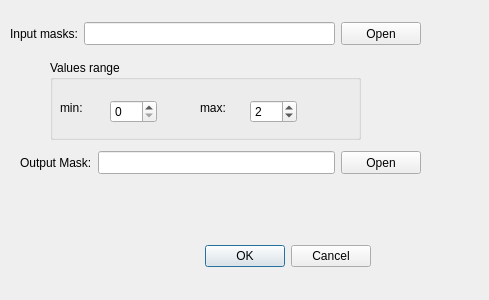
<?xml version="1.0" encoding="UTF-8"?>
<ui version="4.0">
 <class>Dialog_vote_multimodels</class>
 <widget class="QDialog" name="Dialog_vote_multimodels">
  <property name="geometry">
   <rect>
    <x>0</x>
    <y>0</y>
    <width>489</width>
    <height>300</height>
   </rect>
  </property>
  <property name="windowTitle">
   <string>Dialog</string>
  </property>
  <widget class="QDialogButtonBox" name="buttonBox">
   <property name="geometry">
    <rect>
     <x>30</x>
     <y>240</y>
     <width>341</width>
     <height>32</height>
    </rect>
   </property>
   <property name="orientation">
    <enum>Qt::Horizontal</enum>
   </property>
   <property name="standardButtons">
    <set>QDialogButtonBox::Cancel|QDialogButtonBox::Ok</set>
   </property>
  </widget>
  <widget class="QWidget" name="layoutWidget">
   <property name="geometry">
    <rect>
     <x>20</x>
     <y>150</y>
     <width>401</width>
     <height>25</height>
    </rect>
   </property>
   <layout class="QHBoxLayout" name="horizontalLayout">
    <item>
     <widget class="QLabel" name="label_7">
      <property name="minimumSize">
       <size>
        <width>55</width>
        <height>23</height>
       </size>
      </property>
      <property name="text">
       <string>Output Mask:</string>
      </property>
     </widget>
    </item>
    <item>
     <widget class="QLineEdit" name="lineEdit_mask">
      <property name="minimumSize">
       <size>
        <width>201</width>
        <height>23</height>
       </size>
      </property>
     </widget>
    </item>
    <item>
     <widget class="QPushButton" name="pushButton_mask">
      <property name="minimumSize">
       <size>
        <width>0</width>
        <height>23</height>
       </size>
      </property>
      <property name="text">
       <string>Open</string>
      </property>
     </widget>
    </item>
   </layout>
  </widget>
  <widget class="QWidget" name="layoutWidget_3">
   <property name="geometry">
    <rect>
     <x>10</x>
     <y>20</y>
     <width>411</width>
     <height>27</height>
    </rect>
   </property>
   <layout class="QHBoxLayout" name="horizontalLayout_8">
    <item>
     <widget class="QLabel" name="label_6">
      <property name="minimumSize">
       <size>
        <width>55</width>
        <height>23</height>
       </size>
      </property>
      <property name="text">
       <string>Input masks:</string>
      </property>
     </widget>
    </item>
    <item>
     <widget class="QLineEdit" name="lineEdit_inputs">
      <property name="minimumSize">
       <size>
        <width>201</width>
        <height>23</height>
       </size>
      </property>
     </widget>
    </item>
    <item>
     <widget class="QPushButton" name="pushButton_inputs">
      <property name="minimumSize">
       <size>
        <width>0</width>
        <height>23</height>
       </size>
      </property>
      <property name="text">
       <string>Open</string>
      </property>
     </widget>
    </item>
   </layout>
  </widget>
  <widget class="QGroupBox" name="groupBox">
   <property name="geometry">
    <rect>
     <x>50</x>
     <y>60</y>
     <width>311</width>
     <height>80</height>
    </rect>
   </property>
   <property name="title">
    <string>Values range</string>
   </property>
   <widget class="QSpinBox" name="spinBox_max">
    <property name="geometry">
     <rect>
      <x>200</x>
      <y>40</y>
      <width>47</width>
      <height>23</height>
     </rect>
    </property>
    <property name="minimum">
     <number>1</number>
    </property>
    <property name="value">
     <number>2</number>
    </property>
   </widget>
   <widget class="QLabel" name="label">
    <property name="geometry">
     <rect>
      <x>10</x>
      <y>40</y>
      <width>41</width>
      <height>16</height>
     </rect>
    </property>
    <property name="text">
     <string>min:</string>
    </property>
   </widget>
   <widget class="QLabel" name="label_2">
    <property name="geometry">
     <rect>
      <x>150</x>
      <y>40</y>
      <width>41</width>
      <height>16</height>
     </rect>
    </property>
    <property name="text">
     <string>max:</string>
    </property>
   </widget>
   <widget class="QSpinBox" name="spinBox_min">
    <property name="geometry">
     <rect>
      <x>60</x>
      <y>40</y>
      <width>47</width>
      <height>23</height>
     </rect>
    </property>
   </widget>
  </widget>
 </widget>
 <resources/>
 <connections>
  <connection>
   <sender>buttonBox</sender>
   <signal>accepted()</signal>
   <receiver>Dialog_vote_multimodels</receiver>
   <slot>accept()</slot>
   <hints>
    <hint type="sourcelabel">
     <x>248</x>
     <y>254</y>
    </hint>
    <hint type="destinationlabel">
     <x>157</x>
     <y>274</y>
    </hint>
   </hints>
  </connection>
  <connection>
   <sender>pushButton_inputs</sender>
   <signal>clicked()</signal>
   <receiver>Dialog_vote_multimodels</receiver>
   <slot>slot_select_input_files()</slot>
   <hints>
    <hint type="sourcelabel">
     <x>389</x>
     <y>31</y>
    </hint>
    <hint type="destinationlabel">
     <x>440</x>
     <y>59</y>
    </hint>
   </hints>
  </connection>
  <connection>
   <sender>pushButton_mask</sender>
   <signal>clicked()</signal>
   <receiver>Dialog_vote_multimodels</receiver>
   <slot>slot_get_save_mask()</slot>
   <hints>
    <hint type="sourcelabel">
     <x>385</x>
     <y>165</y>
    </hint>
    <hint type="destinationlabel">
     <x>436</x>
     <y>181</y>
    </hint>
   </hints>
  </connection>
  <connection>
   <sender>buttonBox</sender>
   <signal>accepted()</signal>
   <receiver>Dialog_vote_multimodels</receiver>
   <slot>slot_ok()</slot>
   <hints>
    <hint type="sourcelabel">
     <x>336</x>
     <y>259</y>
    </hint>
    <hint type="destinationlabel">
     <x>435</x>
     <y>264</y>
    </hint>
   </hints>
  </connection>
 </connections>
 <slots>
  <slot>slot_select_input_files()</slot>
  <slot>slot_get_save_mask()</slot>
  <slot>slot_ok()</slot>
 </slots>
</ui>
